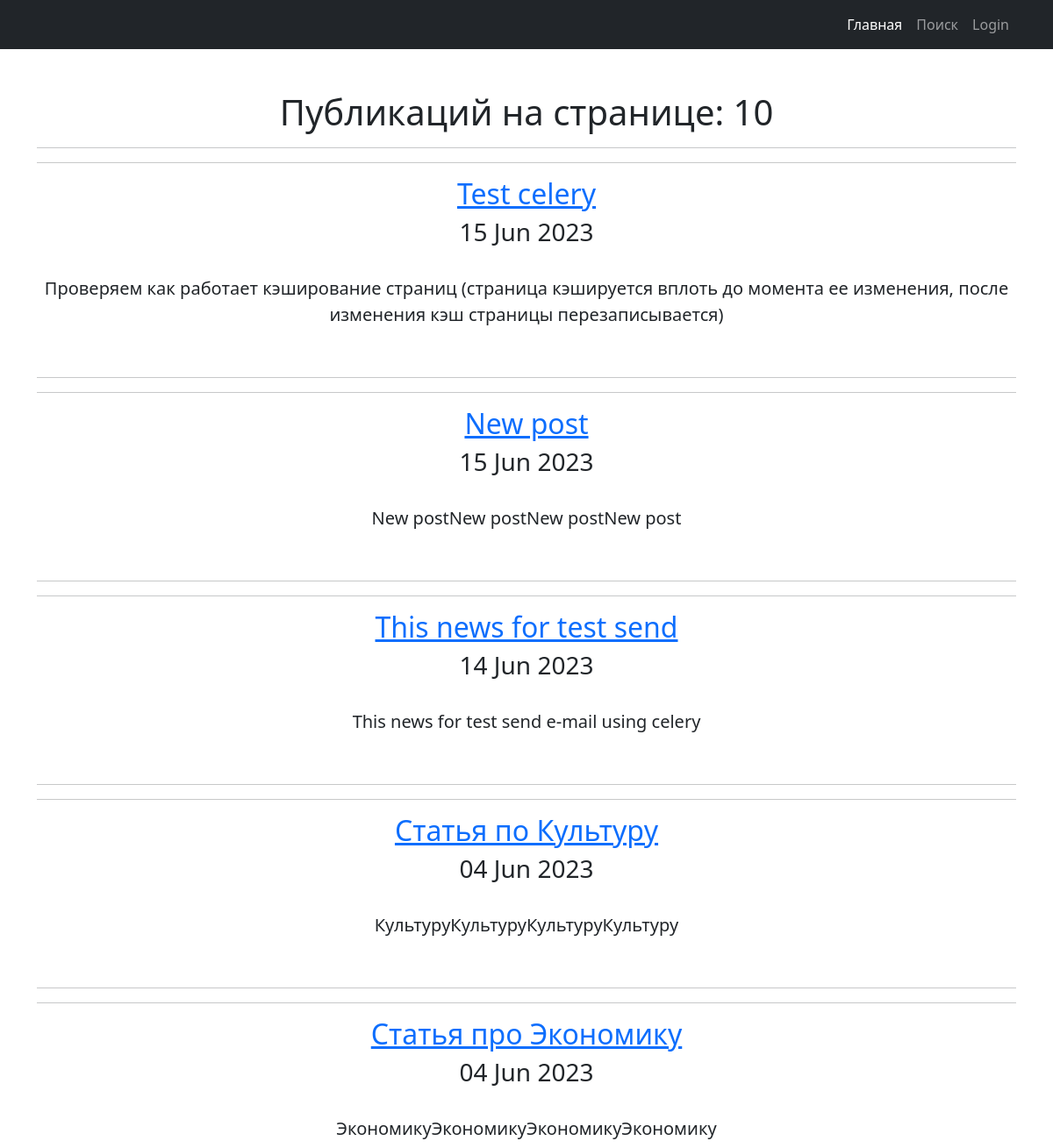
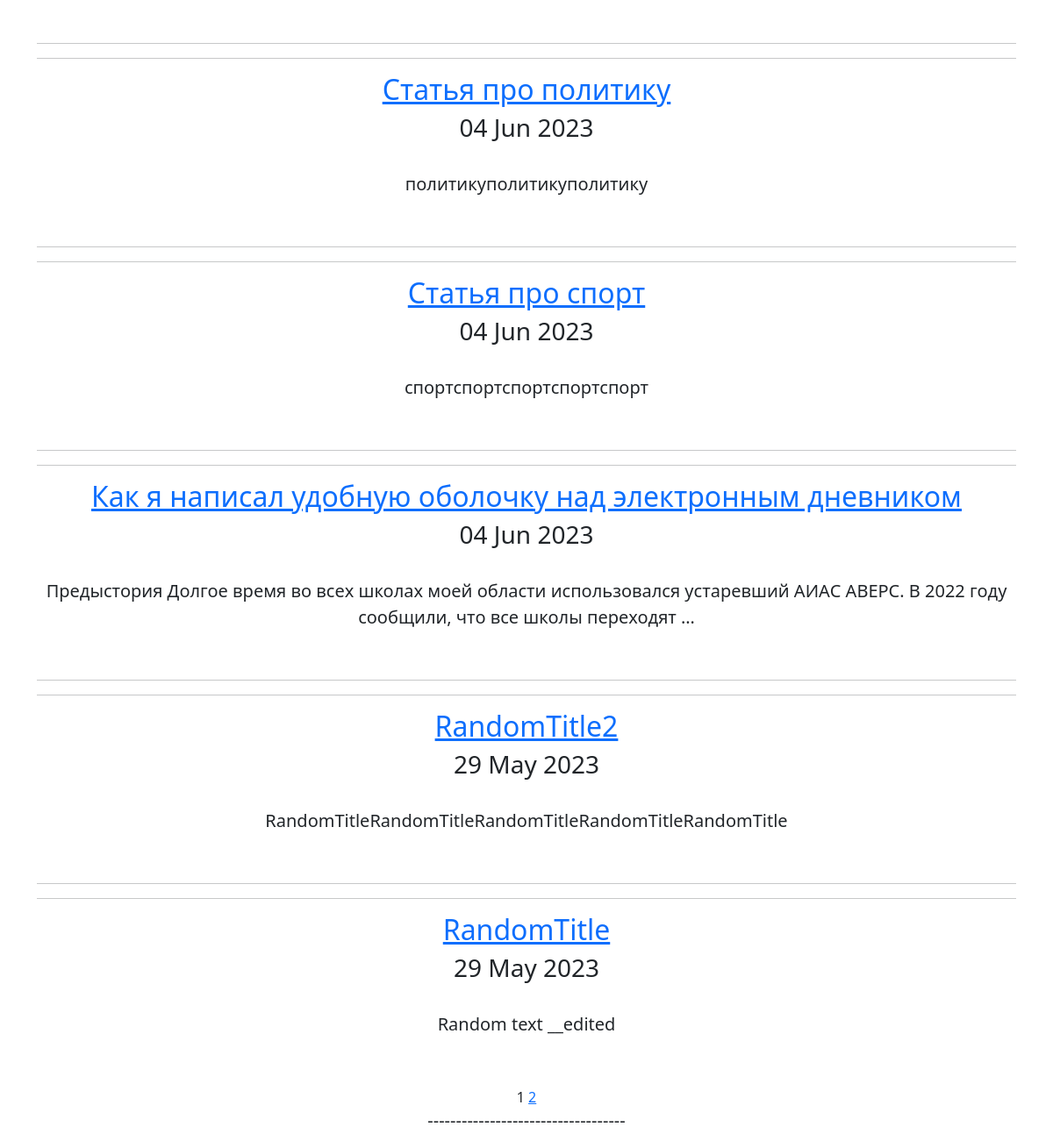
Page /news/ on the committed database (2 pictures, top to bottom).
### news/models.py (models this page shows, shortened)
class Post(models.Model):
    article = 'at'
    news = 'nw'
    POST = [
        (article, 'Статья'),
        (news, 'Новости')
    ]
    author = models.ForeignKey(Author, on_delete=models.CASCADE)  # связь «один ко многим» с моделью Author;
    post_type = models.CharField(max_length=2, choices=POST, default='article')  # поле с выбором — статья или новость
    data_create = models.DateTimeField(auto_now_add=True)  # автоматически добавляемая дата и время создания;
    post_rating = models.IntegerField(default=0)  # рейтинг статьи/новости.
    post_header = models.CharField(max_length=255, default='')  # !!!!!!!!Изменить атрибуты  заголовок статьи/новости;
    post_text = models.TextField(default="")  # текст статьи/новости;
    categories = models.ManyToManyField(Category, through='PostCategory')

### news/views.py (the view)
# urls.py: path('news/', PostList.as_view(), name='post_list'),
class PostList(ListView):
    model = Post
    ordering = '-data_create'
    template_name = 'news.html'
    context_object_name = 'news'
    paginate_by = 10

### news/templatetags/censor.py (called while the page is built)
@register.simple_tag(takes_context=True)
def url_replace(context, **kwargs):
   d = context['request'].GET.copy()
   for k, v in kwargs.items():
       d[k] = v
   return d.urlencode()

### templates/news.html (shortened to what this page needs)
{% extends 'flatpages/default.html' %}
{% load censor %}
{% block content %}
<h1>Публикаций на странице: {{news|length}}</h1>
    {% if news %}
        {% for post in news %}
            <hr>
            <hr>
            <h2><a href="{% url 'post_detail' pk=post.id %}">{{ post.post_header|censor }}</a></h2>
            <h3>{{ post.data_create|date:'d M Y' }}</h3>
            <br>
            <p class="lead">{{ post.post_text|truncatewords:20|censor }}</p>
            <br>
        {% endfor %}
   {% else %}
       <h2>Статей нет!</h2>
   {% endif %}
   {{ page_obj.number }}
   {% if page_obj.has_next %}
       <a href="?{% url_replace page=page_obj.next_page_number %}">{{ page_obj.next_page_number }}</a>
   {% endif %}
{% endblock content %}

### rows in the picture
Post: post_header|censor "Test celery", data_create "15 Jun 2023", post_text|censor "Проверяем как работает кэширование страниц (страница кэшируется вплоть до момента ее изменения, после изменения кэш страницы перезаписывается)"
Post: post_header|censor "New post", data_create "15 Jun 2023", post_text|censor "New postNew postNew postNew post"
Post: post_header|censor "This news for test send", data_create "14 Jun 2023", post_text|censor "This news for test send e-mail using celery"
Post: post_header|censor "Статья по Культуру", data_create "04 Jun 2023", post_text|censor "КультуруКультуруКультуруКультуру"
Post: post_header|censor "Статья про Экономику", data_create "04 Jun 2023", post_text|censor "ЭкономикуЭкономикуЭкономикуЭкономику"
Post: post_header|censor "Статья про политику", data_create "04 Jun 2023", post_text|censor "политикуполитикуполитику"
Post: post_header|censor "Статья про спорт", data_create "04 Jun 2023", post_text|censor "спортспортспортспортспорт"
Post: post_header|censor "Как я написал удобную оболочку над электронным дневником", data_create "04 Jun 2023", post_text|censor "Предыстория Долгое время во всех школах моей области использовался устаревший АИАС АВЕРС. В 2022 году сообщили, что все школы переходят …"
Post: post_header|censor "RandomTitle2", data_create "29 May 2023", post_text|censor "RandomTitleRandomTitleRandomTitleRandomTitleRandomTitle"
Post: post_header|censor "RandomTitle", data_create "29 May 2023", post_text|censor "Random text __edited"

### other values in the picture
{{ news|length }} "10"
{{ page_obj.number }} "1"
{{ page_obj.next_page_number }} "2"
